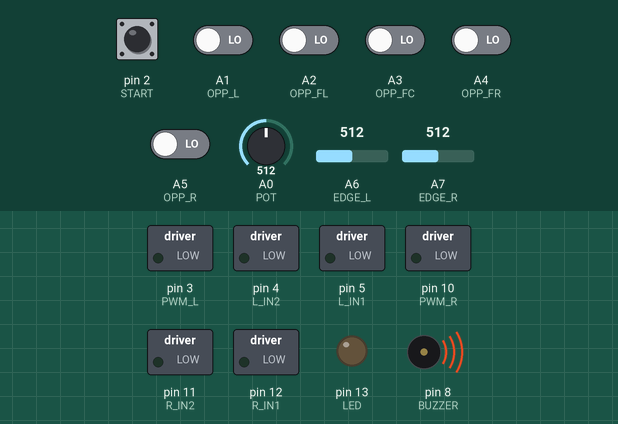
This sketch was run on a simulated Arduino Nano, built with avr-gcc and run on an emulated ATmega328P. Shown: switched loads named in the sketch (green lamp = pin HIGH), output pins drawn as LEDs (lit = HIGH), buzzer (waves = sounding). The inputs (shaded band) are chosen by the test bench; at power-on: pin 2 (START) HIGH, A1 (OPP_L), A2 (OPP_FL), A3 (OPP_FC), A4 (OPP_FR), A5 (OPP_R) LOW, A0 (POT) = 512, A6 (EDGE_L) = 512, A7 (EDGE_R) = 512. What the sketch prints to the serial monitor is not drawn.

Above: at 0.1 s.
At 4.4 s:
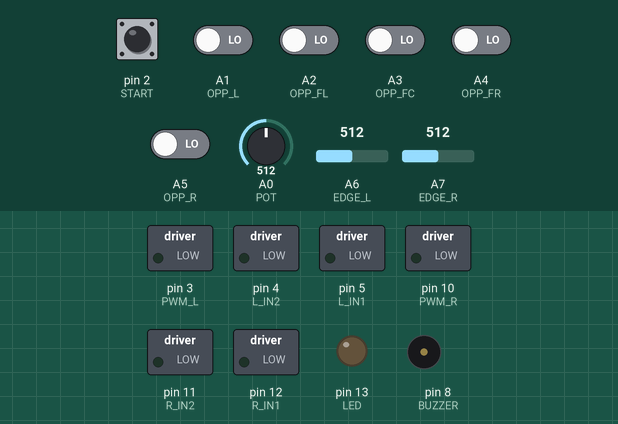
Timing chart, 0 to 5.9 s (numbered marks = the images above):
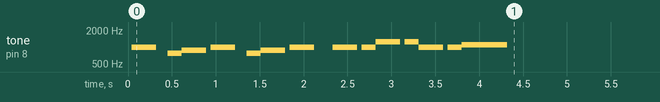

The sketch:

LinerBot_testinput.ino
```cpp
#include "LinerBot.h"


// Define note and duration for Kolej Komuniti melody.
int melodyPitch[] = {NOTE_B5, 0, NOTE_G5, NOTE_A5, NOTE_B5, 0, NOTE_G5, NOTE_A5, NOTE_B5, 0, NOTE_B5, NOTE_B5, NOTE_DS6, NOTE_DS6, NOTE_B5, NOTE_B5, NOTE_CS6};
int melodyDuration[] = {4, 16, 8, 4, 4, 16, 8, 4, 4, 8, 4, 8, 4, 8, 4, 8, 2};


void setup() {
  Serial.begin(115200);
  LinerBot.begin();

  // Play the Kolej Komuniti melody once.
  LinerBot.playMelody(melodyPitch, melodyDuration, 17);
}


void loop() {
  // Print value for Start Button.
  Serial.print("START:");
  Serial.print(digitalRead(START));


  // Print value for Opponent Sensors.
  Serial.print("  OPP_L:");
  Serial.print(digitalRead(OPP_L));

  Serial.print("  OPP_FL:");
  Serial.print(digitalRead(OPP_FL));

  Serial.print("  OPP_FC:");
  Serial.print(digitalRead(OPP_FC));

  Serial.print("  OPP_FR:");
  Serial.print(digitalRead(OPP_FR));

  Serial.print("  OPP_R:");
  Serial.print(digitalRead(OPP_R));


  // Print value for Edge Sensors (Analog).
  Serial.print("      EDGE_L:");
  Serial.print(analogRead(EDGE_L));

  Serial.print("  EDGE_R:");
  Serial.print(analogRead(EDGE_R));


  // Print value for Potentiometer
  Serial.print("  POT:");
  Serial.print(analogRead(POT));

/*
  // Print value for DIP Switch Setting.
  Serial.print("      MODE:");
  Serial.print(LinerBot.readDipSwitch());
*/
/*
  // Print value for Battery Voltage.
  Serial.print("  BATT:");
  Serial.print(LinerBot.readBatteryVoltage());
*/

  // Print line feed.
  Serial.println("");


  delay(250);
}
```

LinerBot.cpp
```cpp
#include <EEPROM.h>
#include "LinerBot.h"


void KKBPJLinerBot::begin(void)
{
  // Setting pin direction.
  pinMode(PWM_L, OUTPUT);
  pinMode(L_IN1, OUTPUT);
  pinMode(L_IN2, OUTPUT);
  pinMode(PWM_R, OUTPUT);
  pinMode(R_IN1, OUTPUT);
  pinMode(R_IN2, OUTPUT);

  pinMode(LED, OUTPUT);
//  pinMode(SERVO, OUTPUT);
  pinMode(BUZZER, OUTPUT);

  pinMode(START, INPUT_PULLUP);

  // Clear all ouputs.
  analogWrite(PWM_L, 0);
  analogWrite(PWM_R, 0);
  digitalWrite(L_IN1, LOW);
  digitalWrite(L_IN2, LOW);
  digitalWrite(R_IN1, LOW);
  digitalWrite(R_IN2, LOW);

  digitalWrite(LED, LOW);
//  digitalWrite(SERVO, LOW);
  digitalWrite(BUZZER, LOW);

  // Attach servo.
//  _servo.attach(SERVO);
}


/*
int KKBPJLinerBot::readDipSwitch(void)
{
  int adc = analogRead(MODE);
  if (adc > 933) return 0;
  if (adc > 773) return 1;
  if (adc > 658) return 2;
  if (adc > 563) return 3;
  if (adc > 487) return 4;
  if (adc > 440) return 5;
  if (adc > 400) return 6;
  return 7;
}
*/


/*
float KKBPJLinerBot::readBatteryVoltage(void)
{
  int adc = analogRead(VBATT);
  float adcVolt = (float)adc * (5.0f / 1023.0f);
  float vBatt = adcVolt * (1.0f + (10.0f / 3.9f));
  return vBatt;
}
*/


void KKBPJLinerBot::stop(void)
{
  analogWrite(PWM_L, 0);
  analogWrite(PWM_R, 0);
}


void KKBPJLinerBot::moveForward(int speed)
{
  analogWrite(PWM_L, speed);
  digitalWrite(L_IN1, LOW);
  digitalWrite(L_IN2, HIGH);
  analogWrite(PWM_R, speed);
  digitalWrite(R_IN1, LOW);
  digitalWrite(R_IN2, HIGH);
}


void KKBPJLinerBot::moveBackward(int speed)
{
  analogWrite(PWM_L, speed);
  digitalWrite(L_IN1, HIGH);
  digitalWrite(L_IN2, LOW);
  analogWrite(PWM_R, speed);
  digitalWrite(R_IN1, HIGH);
  digitalWrite(R_IN2, LOW);
}


void KKBPJLinerBot::turnLeft(int speed)
{
  analogWrite(PWM_L, speed);
  digitalWrite(L_IN1, HIGH);
  digitalWrite(L_IN2, LOW);
  analogWrite(PWM_R, speed);
  digitalWrite(R_IN1, LOW);
  digitalWrite(R_IN2, HIGH);
}


void KKBPJLinerBot::turnRight(int speed)
{
  analogWrite(PWM_L, speed);
  digitalWrite(L_IN1, LOW);
  digitalWrite(L_IN2, HIGH);
  analogWrite(PWM_R, speed);
  digitalWrite(R_IN1, HIGH);
  digitalWrite(R_IN2, LOW);
}


void KKBPJLinerBot::setMotorSpeed(int side, int speed)
{
  int direction_1;
  int direction_2;
  if (speed >= 0) {
    direction_1 = LOW;
    direction_2 = HIGH;
  }
  else {
    speed = -speed;
    direction_1 = HIGH;
    direction_2 = LOW;
  }

  switch (side) {
    case MOTOR_L:
      analogWrite(PWM_L, speed);
      digitalWrite(L_IN1, direction_1);
      digitalWrite(L_IN2, direction_2);
      break;

    case MOTOR_R:
      analogWrite(PWM_R, speed);
      digitalWrite(R_IN1, direction_1);
      digitalWrite(R_IN2, direction_2);
      break;
  }
}


/*
void KKBPJLinerBot::setServoPosition(int position)
{
  _servo.write(position);
}
*/


void KKBPJLinerBot::playTone(int pitch, int duration)
{
  if (pitch == 0) {
    delay(duration);
    return;
  }

  long halfPeriod = 1000000L / (long)pitch / 2L;
  for (long i = 0; i < (long)duration * 1000L; i += halfPeriod * 2L) {
    digitalWrite(BUZZER, HIGH);
    delayMicroseconds(halfPeriod);
    digitalWrite(BUZZER, LOW);
    delayMicroseconds(halfPeriod);
  }
}


void KKBPJLinerBot::playMelody(const int *pitch, const int *duration, int length)
{
  for (int i = 0; i < length; i++) {
    // To calculate the note duration, take one second divided by the note type.
    // e.g. quarter note = 1000 / 4, eighth note = 1000 / 8, etc.
    int noteDuration = 1000 / duration[i];
    playTone(pitch[i], noteDuration);

    // To distinguish the notes, set a minimum time between them.
    // the note's duration + 30% seems to work well.
    int pauseBetweenNotes = noteDuration * 0.30;
    delay(pauseBetweenNotes);
  }
}


void KKBPJLinerBot::calibrateEdgeSensors(void)
{
  int minL = 1024;
  int minR = 1024;
  int maxL = 0;
  int maxR = 0;

  int timestamp = millis();

  // Loop until start button is pressed.
  do {
    // Get the minimum and maximum value.
    int tempL = analogRead(EDGE_L);
    int tempR = analogRead(EDGE_R);

    if (minL > tempL) minL = tempL;
    if (minR > tempR) minR = tempR;

    if (maxL < tempL) maxL = tempL;
    if (maxR < tempR) maxR = tempR;

    // Blink LED.
    if (millis() - timestamp > 100) {
      timestamp +=  100;
      digitalWrite(LED, !digitalRead(LED));
    }
  } while (digitalRead(START) == HIGH);
  while (digitalRead(START) == LOW);
  digitalWrite(LED, LOW);

  // Calculate and save the threshold to EEPROM.
  if (maxL > minL) {
    int threshold = ((maxL - minL) * 3 / 5) + minL;
    EEPROM.put(EEADD_EDGE_L, threshold);
  }

  if (maxR > minR) {
    int threshold = ((maxR - minR) * 3 / 5) + minR;
    EEPROM.put(EEADD_EDGE_R, threshold);
  }
}


int KKBPJLinerBot::readEdgeSensorThreshold(int side)
{
  int eepromAddress;
  if (side == EDGE_L) {
    eepromAddress = EEADD_EDGE_L;
  }
  else if (side == EDGE_R) {
    eepromAddress = EEADD_EDGE_R;
  }
  else {
    return 0;
  }

  int threshold;
  EEPROM.get(eepromAddress, threshold);

  // Use default value if the value in EEPROM is invalid.
  if ((threshold <= 0) || (threshold >= 1023)) {
    threshold = DEFAULT_EDGE_THRESHOLD;
  }

  return threshold;
}


bool KKBPJLinerBot::isEdgeDetected(int side)
{
  if (analogRead(side) < readEdgeSensorThreshold(side)) {
    return true;
  }
  else {
    return false;
  }
}


// Static instance.
KKBPJLinerBot LinerBot;
```

LinerBot.h
```cpp
#ifndef LinerBot_H
#define LinerBot_H

#include <Arduino.h>
#include <Servo.h>


// Pin Assignment.
#define PWM_L   3
#define L_IN1   5
#define L_IN2   4
#define PWM_R   10
#define R_IN1   12
#define R_IN2   11

#define LED     13
//#define SERVO   9
#define BUZZER  8

#define OPP_FC  A3
#define OPP_FL  A2
#define OPP_FR  A4
#define OPP_L   A1
#define OPP_R   A5

#define START   2
//#define GPIO1   0
//#define GPIO2   1

#define EDGE_L  A6
#define EDGE_R  A7

#define POT     A0
//#define MODE    6
//#define VBATT   7


// Constant.
#define MOTOR_L   0
#define MOTOR_R   1


// Default value for edge sensors threshold if not calibrated.
#define DEFAULT_EDGE_THRESHOLD  800


// EEPROM Address.
#define EEADD_EDGE_L  0
#define EEADD_EDGE_R  (EEADD_EDGE_L + sizeof(int))


// Melody pitches.
#define NOTE_B0  31
#define NOTE_C1  33
#define NOTE_CS1 35
#define NOTE_D1  37
#define NOTE_DS1 39
#define NOTE_E1  41
#define NOTE_F1  44
#define NOTE_FS1 46
#define NOTE_G1  49
#define NOTE_GS1 52
#define NOTE_A1  55
#define NOTE_AS1 58
#define NOTE_B1  62
#define NOTE_C2  65
#define NOTE_CS2 69
#define NOTE_D2  73
#define NOTE_DS2 78
#define NOTE_E2  82
#define NOTE_F2  87
#define NOTE_FS2 93
#define NOTE_G2  98
#define NOTE_GS2 104
#define NOTE_A2  110
#define NOTE_AS2 117
#define NOTE_B2  123
#define NOTE_C3  131
#define NOTE_CS3 139
#define NOTE_D3  147
#define NOTE_DS3 156
#define NOTE_E3  165
#define NOTE_F3  175
#define NOTE_FS3 185
#define NOTE_G3  196
#define NOTE_GS3 208
#define NOTE_A3  220
#define NOTE_AS3 233
#define NOTE_B3  247
#define NOTE_C4  262
#define NOTE_CS4 277
#define NOTE_D4  294
#define NOTE_DS4 311
#define NOTE_E4  330
#define NOTE_F4  349
#define NOTE_FS4 370
#define NOTE_G4  392
#define NOTE_GS4 415
#define NOTE_A4  440
#define NOTE_AS4 466
#define NOTE_B4  494
#define NOTE_C5  523
#define NOTE_CS5 554
#define NOTE_D5  587
#define NOTE_DS5 622
#define NOTE_E5  659
#define NOTE_F5  698
#define NOTE_FS5 740
#define NOTE_G5  784
#define NOTE_GS5 831
#define NOTE_A5  880
#define NOTE_AS5 932
#define NOTE_B5  988
#define NOTE_C6  1047
#define NOTE_CS6 1109
#define NOTE_D6  1175
#define NOTE_DS6 1245
#define NOTE_E6  1319
#define NOTE_F6  1397
#define NOTE_FS6 1480
#define NOTE_G6  1568
#define NOTE_GS6 1661
#define NOTE_A6  1760
#define NOTE_AS6 1865
#define NOTE_B6  1976
#define NOTE_C7  2093
#define NOTE_CS7 2217
#define NOTE_D7  2349
#define NOTE_DS7 2489
#define NOTE_E7  2637
#define NOTE_F7  2794
#define NOTE_FS7 2960
#define NOTE_G7  3136
#define NOTE_GS7 3322
#define NOTE_A7  3520
#define NOTE_AS7 3729
#define NOTE_B7  3951
#define NOTE_C8  4186
#define NOTE_CS8 4435
#define NOTE_D8  4699
#define NOTE_DS8 4978


// Class.
class KKBPJLinerBot
{
  public:
    void begin(void);
//    int readDipSwitch(void);
//    float readBatteryVoltage(void);
    void stop(void);
    void moveForward(int speed);
    void moveBackward(int speed);
    void turnLeft(int speed);
    void turnRight(int speed);
    void setMotorSpeed(int side, int speed);
//    void setServoPosition(int position);
    void playTone(int pitch, int duration);
    void playMelody(const int *pitch, const int *duration, int length);
    void calibrateEdgeSensors(void);
    int readEdgeSensorThreshold(int side);
    bool isEdgeDetected(int side);

  protected:
    Servo _servo;
};


// Static instance.
extern KKBPJLinerBot LinerBot;


#endif
```
